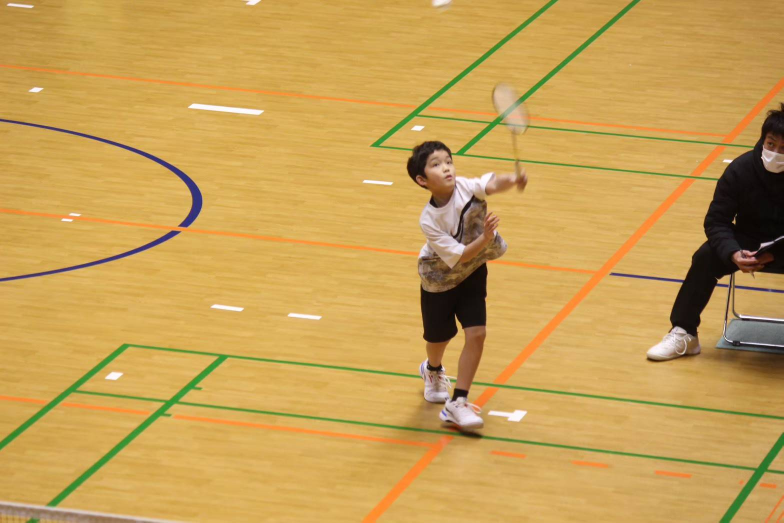
#> input picture images/963320_0.jpg, 1567 x 1045 px, found by its file name (shown at 1/2 size)
$ python optimize_images.py
#> lines starting #> are read from the running program, lines starting #| are printed output that depends on the picture
#!/usr/bin/env python3
"""井堀バドミントンクラブHP用画像最適化スクリプト
- 選定写真を複数サイズにリサイズ + WebP化
- ロゴ・監督イラストもWebP化
"""
import os
from pathlib import Path
from PIL import Image, ImageOps

SRC = Path("/Users/uriur/Projects/iboriweb/images")
OUT = Path("/Users/uriur/Projects/iboriweb/assets/photos")
LOGO_OUT = Path("/Users/uriur/Projects/iboriweb/assets/logo")
OUT.mkdir(parents=True, exist_ok=True)
LOGO_OUT.mkdir(parents=True, exist_ok=True)

# キュレーションした写真 (元ファイル名 -> 役割)
CURATED = {
    "963320_0.jpg": ("hero-smash", "smash-action"),     # 単独スマッシュ(ヒーロー候補)
    "963340_0.jpg": ("action-team", "practice"),         # 練習中のジャンプスマッシュ
    "963315_0.jpg": ("action-kids", "tournament"),       # 大会で並ぶ子供たち
    "963287_0.jpg": ("award-group", "achievement"),      # 賞状を持つ集合
    "963288_0.jpg": ("award-boys4", "achievement"),      # 賞状男子4人
    "963295_0.jpg": ("huddle-girls", "team-spirit"),     # 円陣
    "963290_0.jpg": ("beach-peace", "event"),            # 浜辺ピース
    "963308_0.jpg": ("beach-dig", "event"),              # 潮干狩り
    "963345_0.jpg": ("walking-pair", "friendship"),      # 肩組み歩く
    "963330_0.jpg": ("award-ceremony", "award"),         # 表彰式
    "963305_0.jpg": ("coach-girls", "coach"),            # コーチと女子整列
    "963311_0.jpg": ("warmup-grass", "warmup"),          # 芝生でウォーミング
    "963300_0.jpg": ("girls-bench", "team"),             # ベンチで談笑
    "963350_0.jpg": ("peace-girls", "fun"),              # ピースで笑顔
    "963312_0.jpg": ("team-stretch", "training"),        # IBCユニ集合
    "963325_0.jpg": ("boys-team", "tournament"),         # 男子チーム遠征
}

SIZES = [
    ("xl", 1920),  # ヒーロー
    ("lg", 1280),  # セクション大
    ("md", 800),   # ギャラリー
    ("sm", 480),   # サムネ
]

def process(src_path: Path, slug: str):
#> called with slug = 'hero-smash'
    img = Image.open(src_path)
#> img is the input picture: PIL image 1567x1045 RGB; mean R, G, B 200, 160.4, 86
    img = ImageOps.exif_transpose(img)
    if img.mode != "RGB":
        img = img.convert("RGB")
    w, h = img.size
#> w = 1567; h = 1045
    for label, max_w in SIZES:
        if w <= max_w:
            new = img.copy()
        else:
            ratio = max_w / w
            new = img.resize((max_w, int(h * ratio)), Image.LANCZOS)
        out_path = OUT / f"{slug}-{label}.webp"
        new.save(out_path, "WEBP", quality=82, method=6)
        print(f"  {out_path.name}: {new.size}")
#> this loop made 4 passes
#> pass 3, in process, `new = img.resize((max_w, int(h * ratio)), Image.LANCZOS)`:
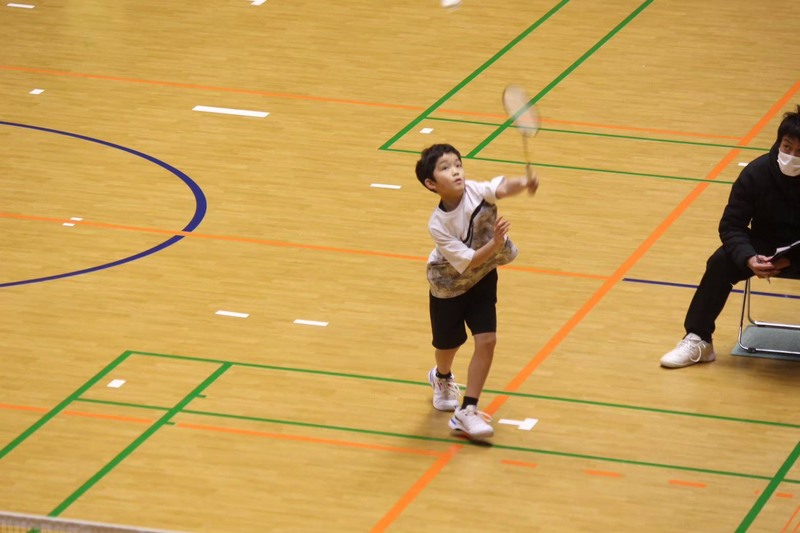
#> new: PIL image 800x533 RGB; mean R, G, B 200, 160.4, 86

def process_logo():
    logo_src = SRC / "ロゴ.png"
    if logo_src.exists():
        img = Image.open(logo_src).convert("RGBA")
        for label, max_w in [("xl", 800), ("lg", 400), ("sm", 200)]:
            if img.width > max_w:
                ratio = max_w / img.width
                new = img.resize((max_w, int(img.height * ratio)), Image.LANCZOS)
            else:
                new = img.copy()
            new.save(LOGO_OUT / f"logo-{label}.webp", "WEBP", quality=92, lossless=False, method=6)
            new.save(LOGO_OUT / f"logo-{label}.png", "PNG", optimize=True)
        print(f"  logo processed")

    kantoku_src = SRC / "kantoku.png"
    if kantoku_src.exists():
        img = Image.open(kantoku_src).convert("RGBA")
        for label, max_w in [("lg", 800), ("md", 500), ("sm", 300)]:
            if img.width > max_w:
                ratio = max_w / img.width
                new = img.resize((max_w, int(img.height * ratio)), Image.LANCZOS)
            else:
                new = img.copy()
            new.save(LOGO_OUT / f"kantoku-{label}.webp", "WEBP", quality=88, method=6)
        print(f"  kantoku processed")

if __name__ == "__main__":
    print("=== Optimizing curated photos ===")
    for fname, (slug, _) in CURATED.items():
        src = SRC / fname
        if not src.exists():
            print(f"!! missing: {fname}")
            continue
        print(f"{fname} -> {slug}")
        process(src, slug)
#> pass 2 of the loop `for fname, (slug, _) in CURATED.items():`:
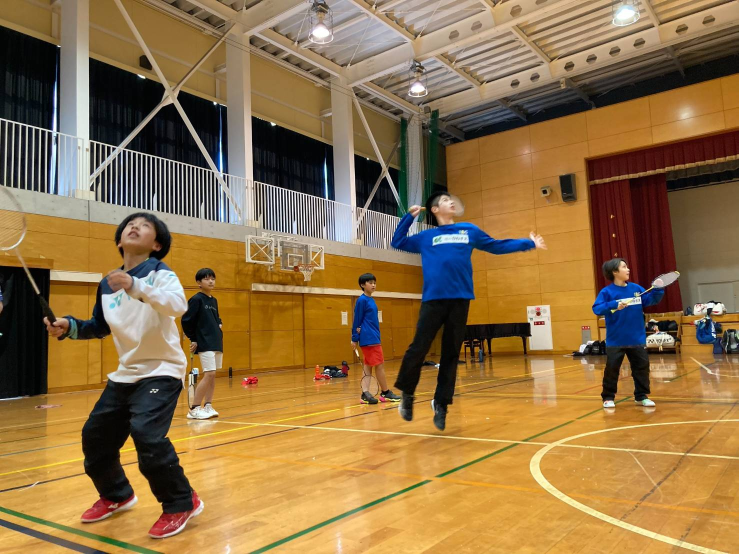
#> input picture images/963340_0.jpg, 1477 x 1108 px, found by its file name (shown at 1/2 size)
#> in process, img is the input picture: PIL image 1477x1108 RGB; mean R, G, B 143.9, 113.3, 71
#> the loop in process (call 2), `for label, max_w in SIZES:` made 4 passes
#> pass 3, in process (call 2), `new = img.resize((max_w, int(h * ratio)), Image.LANCZOS)`:
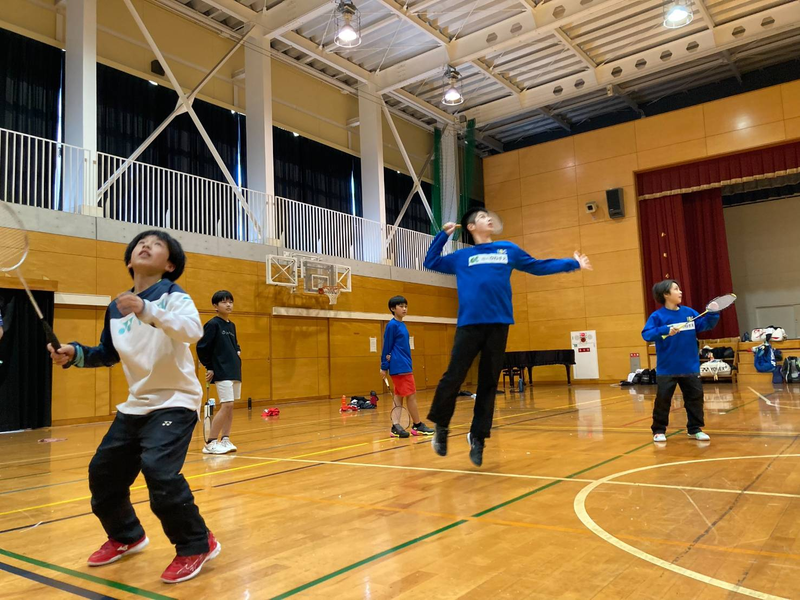
#> new: PIL image 800x600 RGB; mean R, G, B 143.9, 113.3, 71
#> after the loop in process (call 2), `for label, max_w in SIZES:`:
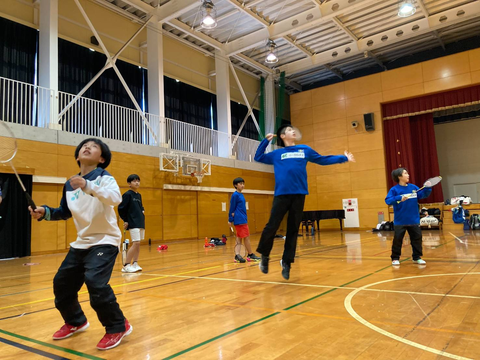
#> new: PIL image 480x360 RGB; mean R, G, B 143.9, 113.3, 71
#> pass 3 of the loop `for fname, (slug, _) in CURATED.items():`:
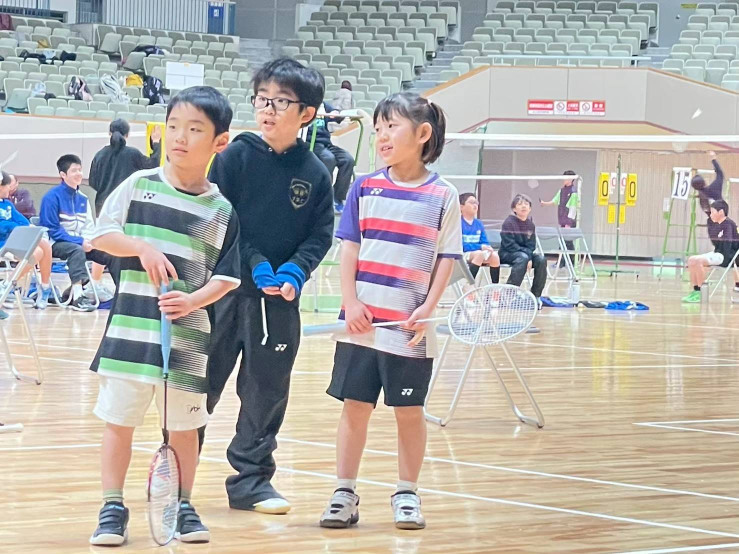
#> input picture images/963315_0.jpg, 1477 x 1108 px, found by its file name (shown at 1/2 size)
#> in process, img is the input picture: PIL image 1477x1108 RGB; mean R, G, B 178.3, 175.6, 170.8
#> the loop in process (call 3), `for label, max_w in SIZES:` made 4 passes
#> pass 3, in process (call 3), `new = img.resize((max_w, int(h * ratio)), Image.LANCZOS)`:
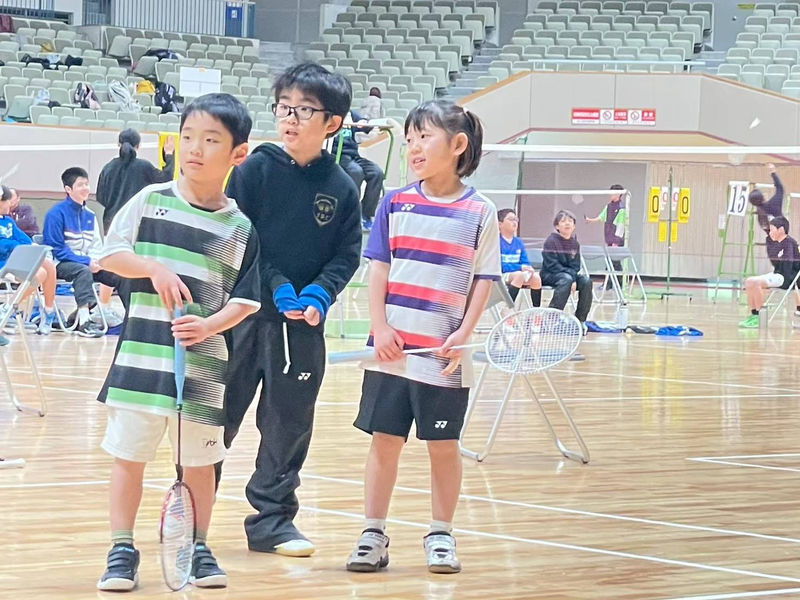
#> new: PIL image 800x600 RGB; mean R, G, B 178.3, 175.6, 170.8
#> after the loop in process (call 3), `for label, max_w in SIZES:`:
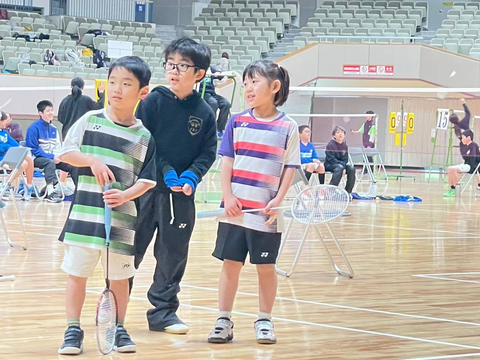
#> new: PIL image 480x360 RGB; mean R, G, B 178.3, 175.5, 170.8
#> the loop made 16 passes; the first 3 are shown
    print("\n=== Logo & Kantoku ===")
    process_logo()
    print("\nDone.")
